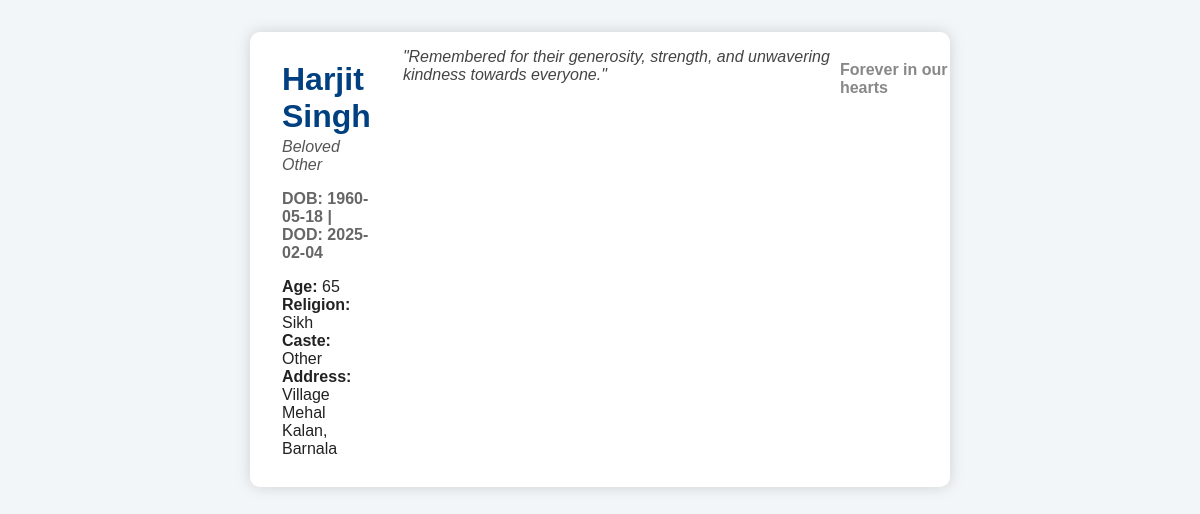
The app's page /templates/template2/template2.php?obituary_id=1 with its own data.
### tables this page shows
CREATE TABLE `obituaries` (
  `id` int(10) UNSIGNED NOT NULL,
  `full_name` varchar(255) NOT NULL,
  `relation` varchar(100) DEFAULT NULL,
  `gender` varchar(20) NOT NULL,
  `dob` date DEFAULT NULL,
  `dod` date NOT NULL,
  `age` int(11) DEFAULT NULL,
  `religion` varchar(100) DEFAULT NULL,
  `caste` varchar(100) DEFAULT NULL,
  `address` text DEFAULT NULL,
  `country` varchar(100) NOT NULL,
  `state_id` int(10) UNSIGNED NOT NULL,
  `city_id` int(10) UNSIGNED NOT NULL,
  `photo` varchar(255) DEFAULT NULL,
  `bio` text DEFAULT NULL,
  `sabha_date` date DEFAULT NULL,
  `sabha_time` time DEFAULT NULL,
  `sabha_venue` varchar(255) DEFAULT NULL,
  `map_link` varchar(255) DEFAULT NULL,
  `prarthna_text` text DEFAULT NULL,
  `created_at` timestamp NOT NULL DEFAULT current_timestamp(),
  `published` tinyint(1) NOT NULL DEFAULT 0,
  `template` varchar(50) DEFAULT NULL
);

### templates/template2/template2.php (the view, shortened to what this page needs)
<?php
require_once __DIR__ . "/../../config.php";
$obituary_id = (int)$_GET['obituary_id'];
$stmt = $conn->prepare("SELECT * FROM obituaries WHERE id = ?");
$stmt->execute([$obituary_id]);
$obituary = $stmt->fetch(PDO::FETCH_ASSOC);
?>
<!DOCTYPE html>
<html lang="en">
<head>
  <link rel="stylesheet" href="style.css" />
</head>
<body>
<div class="template2-card">
<div class="content-side">
<h2><?=htmlspecialchars($obituary['full_name'])?></h2>
<p class="relation">Beloved <?=htmlspecialchars($obituary['relation'])?></p>
<div class="dates">
<span><strong>DOB:</strong> <?=htmlspecialchars($obituary['dob'])?></span> |
<span><strong>DOD:</strong> <?=htmlspecialchars($obituary['dod'])?></span>
</div>
<strong>Age:</strong> <?=htmlspecialchars($obituary ['age'])?><br />
<strong>Religion:</strong> <?=htmlspecialchars($obituary ['religion'])?><br />
<strong>Caste:</strong> <?=htmlspecialchars($obituary ['caste'])?><br />
<strong>Address:</strong> <?=htmlspecialchars($obituary ['address'])?><br />
</div>
<?php if (!empty($obituary['bio'])): ?>
<div class="bio">"<?=htmlspecialchars($obituary['bio'])?>"</div>
<?php endif; ?>
<footer>Forever in our hearts</footer>
</div>
</body>
</html>

### templates/template2/style.css (style rules this page uses)
body { font-family: 'Arial', sans-serif; background: #f2f6f8; margin: 0; padding: 2rem; color: #222; }
.template2-card { display: flex; max-width: 700px; margin: 0 auto; background: white; border-radius: 10px; box-shadow: 0 0 15px rgba(0,0,0,0.15); overflow: hidden; }
.content-side { padding: 1.8rem 2rem; flex: 1; }
h2 { margin-top: 0; margin-bottom: 0.2rem; font-weight: 700; font-size: 2rem; color: #004080; }
.relation { font-style: italic; color: #555; margin-bottom: 1rem; }
.dates { font-weight: 600; margin-bottom: 1rem; color: #666; }
p { margin: 0.2rem 0; font-size: 1rem; }
.bio { margin-top: 1rem; font-style: italic; color: #444; }
footer { margin-top: 1.8rem; font-weight: 700; color: #888; }

### records on screen
obituaries: full_name "Harjit Singh", relation "Other", dob "1960-05-18", dod "2025-02-04", age "65", religion "Sikh", caste "Other", address "Village Mehal Kalan, Barnala", bio "Remembered for their generosity, strength, and unwavering kindness towards everyone."
